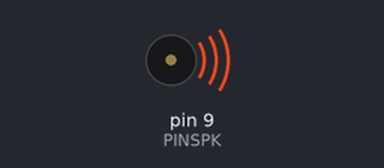
The sketch below on a simulated Arduino Uno, built with avr-gcc and run on an emulated ATmega328P. Shown: buzzer (waves = sounding).

Above: at 0.2 s.
Timing chart, 0 to 3.0 s (numbered marks = the images above):
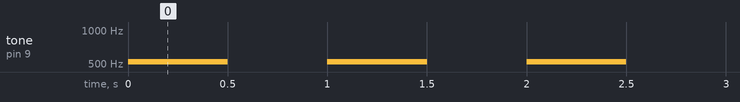

The sketch:

speaker_tone.ino
```cpp
/*this program will play a tone at frequency 523
 *through the buzzer connected to pin 9
 */

const int PINSPK = 9;     //this is where the buzzer is plugged in

void setup() {
  pinMode(PINSPK, OUTPUT);   //set pin 9 as output
}

void loop() {
  tone(PINSPK, 523);  //turn on the buzzer for 500ms
  delay(500);
  noTone(PINSPK);     //turn off the buzzer for 500ms
  delay(500);
}

  /*c: 523Hz    | music notes and their respective frequencies |
   *d: 587Hz
   *e: 659Hz
   *f: 698Hz
   *g: 784Hz
   *a: 880Hz
   *b: 988Hz
    */
```

Measured:
- by itself, tone on pin 9 (PINSPK): alternates 523 Hz for 0.50 s and silent for 0.50 s
